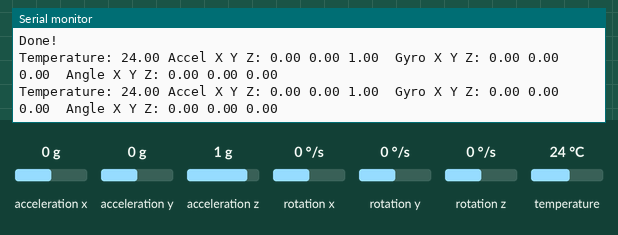
Recording of a sketch running on a simulated ESP32. Parts: the last lines printed to the serial monitor. The inputs (shaded band) are chosen by the test bench; at power-on: acceleration x 0 g, acceleration y 0 g, acceleration z 1 g, rotation x 0 °/s, rotation y 0 °/s, rotation z 0 °/s, temperature 24 °C.

Above: at 3.2 s.
3.3 s: acceleration x set to -1.4 g
At 4.6 s:
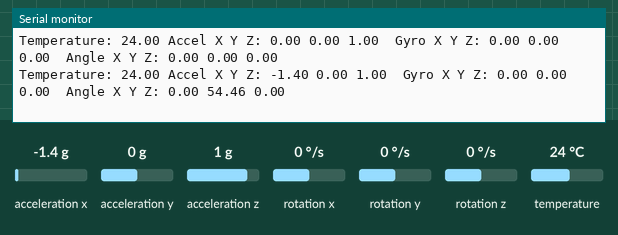
4.8 s: acceleration y set to -1.4 g
At 5.8 s:
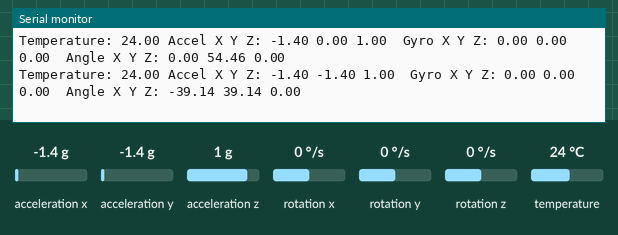
6.3 s: acceleration z set to -1.4 g
At 7.6 s:
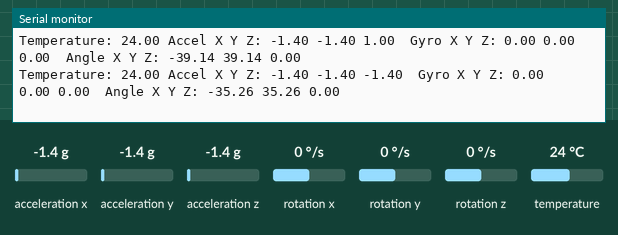
7.8 s: rotation x set to -192 °/s
At 8.8 s:
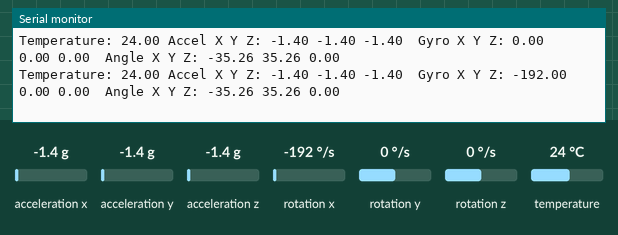
9.3 s: rotation y set to -192 °/s
At 10.8 s:
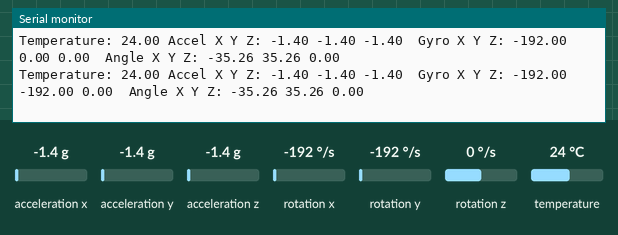

The sketch:

esp32_mpu6050.ino
```cpp
#include "Wire.h"
#include <MPU6050_light.h>

MPU6050 mpu(Wire);

byte status;
long timer = 0;

void setup() {
  Serial.begin(115200);
  Wire.begin();

  status = mpu.begin();
  Serial.print(F("MPU6050 Status: "));
  Serial.println(status);

  while (status != 0)
  {
    // Stop everything if could not connect to MPU6050 sensor
  }

  Serial.println(F("Calculating offsets, do not move MPU6050"));
  delay(1000);
  mpu.calcOffsets(true, true); // gyro and accel
  Serial.println(F("Done!"));
}

void loop() {
  mpu.update();

  if (millis() - timer > 1000) {
    Serial.print(F("Temperature: "));
    Serial.print(mpu.getTemp());
    Serial.print(" ");

    Serial.print(F("Accel X Y Z: "));
    Serial.print(mpu.getAccX()); Serial.print(" ");
    Serial.print(mpu.getAccY()); Serial.print(" ");
    Serial.print(mpu.getAccZ()); Serial.print(" ");

    Serial.print(" ");

    Serial.print(F("Gyro X Y Z: "));
    Serial.print(mpu.getGyroX()); Serial.print(" ");
    Serial.print(mpu.getGyroY()); Serial.print(" ");
    Serial.print(mpu.getGyroZ()); Serial.print(" ");

    Serial.print(" ");

    Serial.print(F("Angle X Y Z: "));
    Serial.print(mpu.getAngleX()); Serial.print(" ");
    Serial.print(mpu.getAngleY()); Serial.print(" ");
    Serial.print(mpu.getAngleZ()); Serial.println();

    timer = millis();
  }
}
```

Measured:
- after the input at 3.3 s, the serial monitor: prints a new line after 0.71 s (image 1)
- after the input at 4.8 s, the serial monitor: prints a new line after 0.22 s (image 2)
- after the input at 6.3 s, the serial monitor: prints a new line after 0.73 s (image 3)
- after the input at 7.8 s, the serial monitor: prints a new line after 0.23 s (image 4)
- after the input at 9.3 s, the serial monitor: prints a new line after 0.74 s (image 5)
